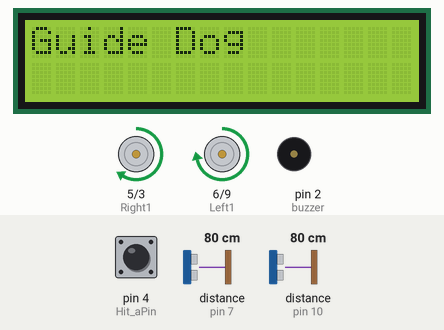
The sketch below on a simulated Arduino Uno, built with avr-gcc and run on an emulated ATmega328P. Shown: 16×2 character LCD, motor-driver pin pairs drawn as motors (green arrow = first pin HIGH = forward, orange = second pin HIGH = backward, longer = more drive), buzzer (waves = sounding). Wiring (inferred from the names in the program): 2 × ultrasonic range finder: trigger pin 8, echo pin 7 / trigger pin 11, echo pin 10. The test bench sets the inputs (shaded band); at power-on: distance to the obstacle (sensors on pin 7, pin 10) 80 cm, pin 4 (Hit_aPin) HIGH. The echo pulse lasts 58.3 µs per cm; what the sketch prints to the serial monitor is not drawn.

Above: at 1.3 s.
1.4 s: distance to the obstacle (sensor on pin 7) set to 250 cm
3.1 s: distance to the obstacle (sensor on pin 10) set to 120 cm
6.1 s: pin 4 (Hit_aPin) pulled LOW for 0.15 s
At 7.1 s:
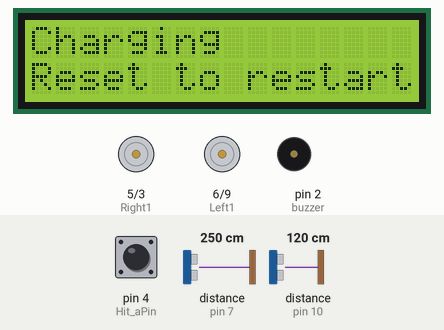
7.7 s: pin 4 (Hit_aPin) pulled LOW for 1 s
At 7.77 s:
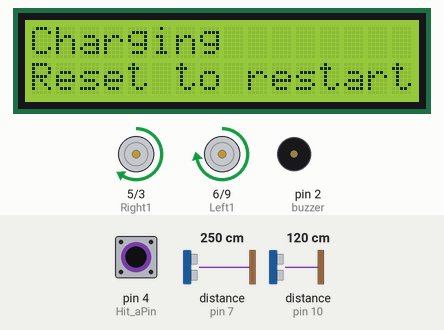
10.2 s: distance to the obstacle (sensor on pin 7) set to 120 cm
13.2 s: distance to the obstacle (sensor on pin 10) set to 43 cm
16.2 s: distance to the obstacle (sensor on pin 10) set to 36 cm
At 17.5 s:
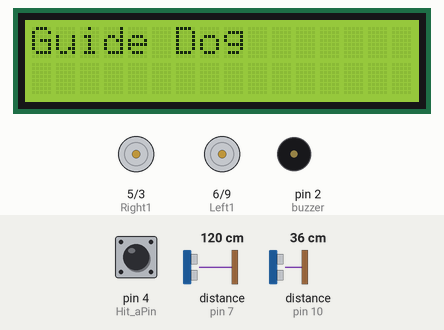
At 18.8 s:
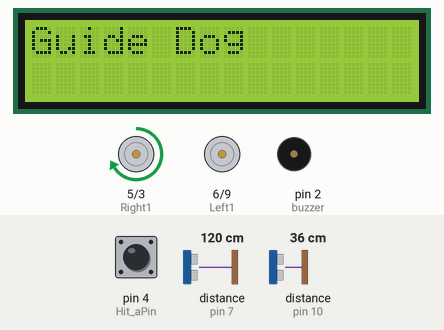
Timing chart, 0 to 20.2 s (numbered marks = the images above; inputs shaded):
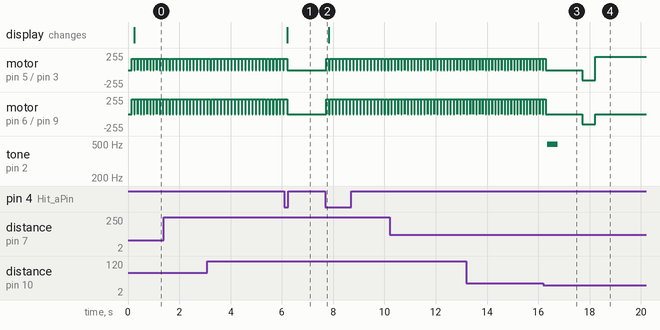

Measured:
- the behaviour switches between 41 and 40 cm on distance to the obstacle (sensor on pin 10) (found by bisection; images 2 and 3)
- after the input at 6.1 s, motor on pin 5 (Right1) / pin 3 (Right2), motor on pin 6 (Left1) / pin 9 (Left2): goes on until 6.2 s, then stays stopped; the display: changes after 0.11 s (image 1)
- after the input at 7.7 s, motor on pin 5 (Right1) / pin 3 (Right2): alternates forward 170/255 for 0.11 s and stopped for 0.02 s, starting at once; motor on pin 6 (Left1) / pin 9 (Left2): alternates forward 220/255 for 0.11 s and stopped for 0.02 s, starting at once
- after the input at 16.2 s, tone on pin 2 (buzzer): silent → 496 Hz after 0.15 s, → silent 0.40 s later
- by itself, motor on pin 5 (Right1) / pin 3 (Right2): alternates forward 170/255 for 0.11 s and stopped for 0.02 s
- by itself, motor on pin 6 (Left1) / pin 9 (Left2): alternates forward 220/255 for 0.11 s and stopped for 0.02 s

The sketch:

IED_Project_3.ino
```cpp
//combined stuff 1 GLOBAL VARIABLES ETC
#include <Wire.h>
#include <LiquidCrystal_I2C.h>
#define Hit_aPin 4
#define Left1 6
#define Left2 9
#define Right1 5
#define Right2 3
#define Tri_pinR 11
#define Echo_pinR 10
#define Tri_pinL 8
#define Echo_pinL 7

int counterA = 1;
int buzzer = 2;

LiquidCrystal_I2C lcd(0x27, 16, 2);

void setup() {
    //TARGET BOARD
    Serial.begin(9600);
    pinMode(4, INPUT_PULLUP);
    PCICR |= B00000100;
    PCMSK2 |= B00010000;

    //LCD
    lcd.init();
    lcd.begin(16, 2);
    lcd.backlight();
    lcd.clear();

    //MOTORS
    pinMode(Left1, OUTPUT);
    pinMode(Left2, OUTPUT);
    pinMode(Right1, OUTPUT);
    pinMode(Right2, OUTPUT);

    //ULTRA SOUND
    pinMode(Tri_pinR, OUTPUT);
    pinMode(Echo_pinR, INPUT);
    pinMode(Tri_pinL, OUTPUT);
    pinMode(Echo_pinL, INPUT);
    pinMode(buzzer, OUTPUT);

    //FUNCTIONS
    void drive(int Rspeed, int Lspeed);
    void obstacle(int dis, char side);
    void buzz(int a, int b);
    void charge(int count);
}

void loop() {
    // ULTRA SOUND
    digitalWrite(Tri_pinL, HIGH);
    delayMicroseconds(10);
    digitalWrite(Tri_pinL, LOW);
    delayMicroseconds(10);
    int disL = pulseIn(Echo_pinL, HIGH) / 58;
    digitalWrite(Tri_pinR, HIGH);
    delayMicroseconds(10);
    digitalWrite(Tri_pinR, LOW);
    delayMicroseconds(10);
    int disR = pulseIn(Echo_pinR, HIGH) / 58;
    Serial.print("disL: ");
    Serial.println(disL);
    Serial.print("disR: ");
    Serial.println(disR);
    if (disL < 40) {
        obstacle(disL, 'L');
    }
    else if (disR < 40) {
        obstacle(disR, 'R');
    }
    else {
        drive(170, 220);
        delay(100);
    }

    //LCD + Target Board
    lcd.setCursor(0, 0); //set cursor to left top corner
    Serial.print("hit a score is ");
    Serial.println(counterA);
    charge(counterA);
    while (counterA == 0)drive(0, 0);
}

//FUNCTIONS

//LCD + Target Board
void charge(int count) {
    switch (count) {
    case 0: lcd.clear();
        lcd.setCursor(0, 0);
        lcd.print("Charging");
        lcd.setCursor(0, 1);
        lcd.print("Reset to restart");
        break;
    default: lcd.clear();
        lcd.print("Guide Dog");
        drive(0, 0);
        break;
    }
}

ISR(PCINT2_vect) {
    if (!digitalRead(4)) {
        counterA--;
        if (counterA < 0) {
            counterA = 1;
        }
    }
}


void drive(int Rspeed, int Lspeed) {
    if (Rspeed >= 0) {
        analogWrite(Right1, Rspeed);
        analogWrite(Right2, 0);
    }
    else {
        analogWrite(Right2, abs(Lspeed));
        analogWrite(Right1, 0);
    }

    if (Lspeed >= 0) {
        analogWrite(Left1, Lspeed);
        analogWrite(Left2, 0);
    }
    else {
        analogWrite(Left2, abs(Rspeed));
        analogWrite(Left1, 0);
    }
}

void buzz(int a, int b) {
    int i;
    for (i = a; i > 0; i--) {
        digitalWrite(buzzer, HIGH);
        delay(b);
        digitalWrite(buzzer, LOW);
        delay(b);
    }
}

void obstacle(int dis, char side) {
    drive(0, 0);
    buzz(200, 1);
    delay(1000);
    Serial.println("reverse");
    drive(-150, -150);
    delay(500);
    int count = 0;
    if (side == 'R') {
        Serial.println("Ob right");
        while (dis < 40) {
            drive(200, 0);//turn left
            delay(500);
            count++;
            Serial.println("turn left");
            Serial.println(count);
            digitalWrite(Tri_pinR, HIGH);
            delayMicroseconds(10);
            digitalWrite(Tri_pinR, LOW);
            delayMicroseconds(10);
            dis = pulseIn(Echo_pinR, HIGH) / 58;
            Serial.print("dis: ");
            Serial.println(dis);
        }
        Serial.println("forward");
        drive(150, 150);
        delay(1000);
        drive(0, 200);
        delay(500 * count);
        Serial.println("turn right");
        return 0;
    }
    else if (side == 'L') {
        Serial.println("ob left");
        while (dis < 40) {
            drive(0, 200);//turn right
            delay(500);
            count++;
            Serial.println("turn right");
            Serial.println(count);
            digitalWrite(Tri_pinL, HIGH);
            delayMicroseconds(10);
            digitalWrite(Tri_pinL, LOW);
            delayMicroseconds(10);
            dis = pulseIn(Echo_pinL, HIGH) / 58;
            Serial.print("dis: ");
            Serial.println(dis);
        }
        Serial.println("forward");
        drive(150, 150);
        delay(1000);
        drive(200, 0);
        delay(300);
        Serial.println("turn left");
        return 0;
    }
    drive(0, 0);
    delay(1000);
}
```
